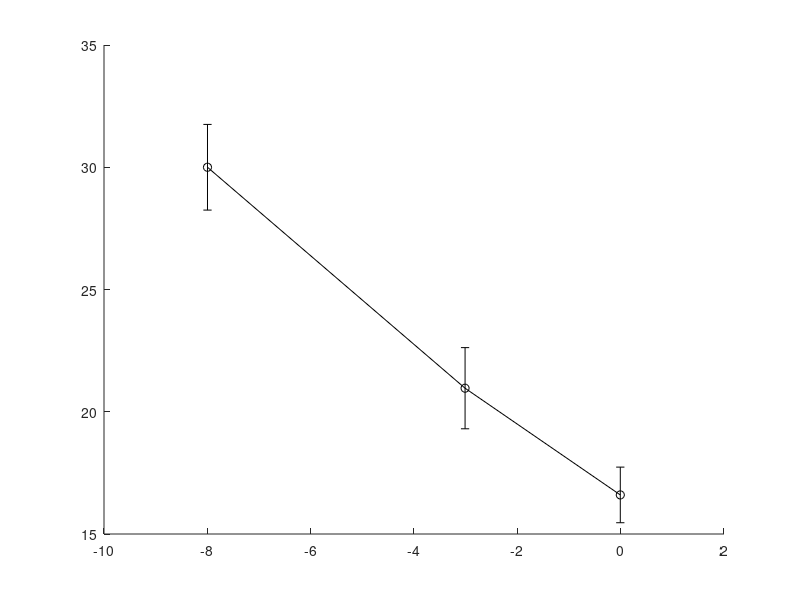

This figure's MATLAB source: (Note: this script raises an error after producing the figure.)
ERR = load("Data/MeanError.csv");
U = load("Data/upper.csv");
L = load("Data/lower.csv");

figure;
errorbar(ERR(1:end-1,1),ERR(1:end-1,2),(U(1:end-1,2)-L(1:end-1,2))/2,"-ok","MarkerSize",8,"LineWidth",2,"MarkerFaceColor","k");
hold on;
plot([-9 6],[45 45],":k","LineWidth",2);
pbaspect([1 1 1]);
area([-1 1],[50 50],"FaceColor","g","EdgeColor","g",'FaceAlpha',.3,'EdgeAlpha',.3);

xlabel("Age relative to EO (days)"); xlim([-9 1]);
xticks([-10 -5 0]);
ylabel("Orientation prediction error ("+char(176)+")");
ylim([0 46]); yticks([0 15 30 45]);
title("Group mean");
